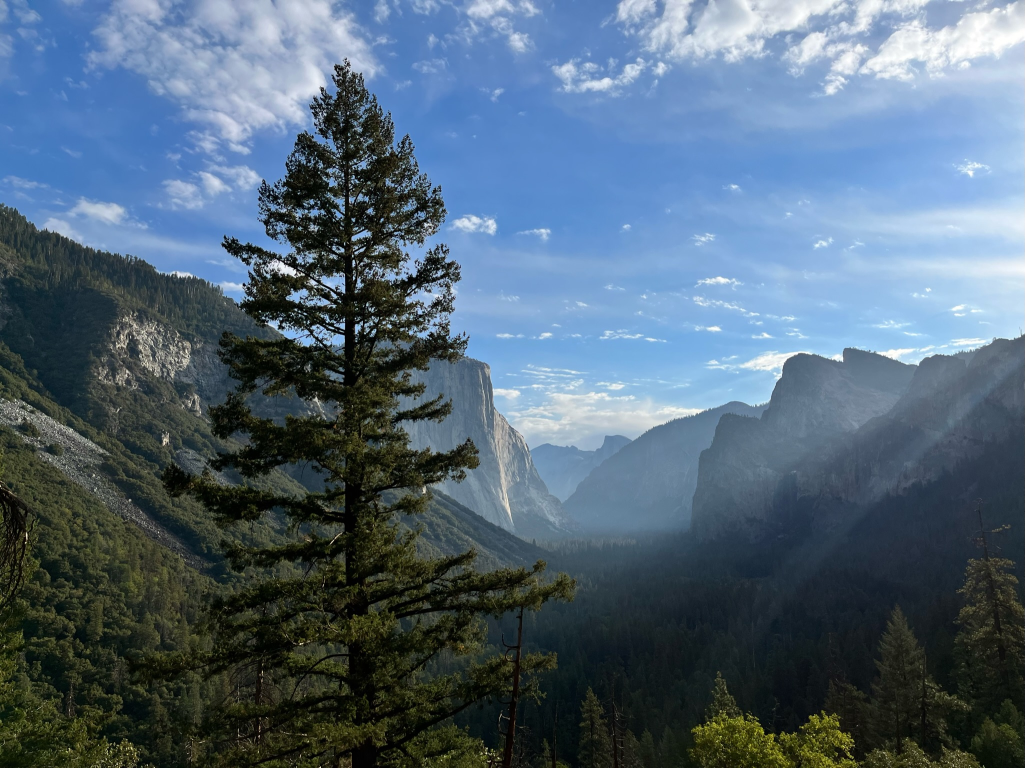
#> input picture Exploration_05/human_segmentation/images/background1.jpg, 2049 x 1536 px (shown at 1/2 size)
$ jupyter execute --allow-errors 10-1.project.ipynb
#> lines starting #> are read from the running program, lines starting #| are printed output that depends on the picture
[cell 1]
from importlib.metadata import version
import cv2
import pixellib
import urllib
import numpy as np
from pixellib.semantic import semantic_segmentation
from matplotlib import pyplot as plt

# 1. Upload images and Set data

[cell 2]
background_list = []
selfie_list = []
bird_list = []
background_path_list = []
selfie_path_list = []

background1_img_path = 'human_segmentation/images/background1.jpg'
background2_img_path = 'human_segmentation/images/background2.jpeg'
background_path_list.append(background1_img_path)
background_path_list.append(background2_img_path)

selfie1_img_path = 'human_segmentation/images/me1.jpeg'
selfie2_img_path = 'human_segmentation/images/me2.jpeg'
selfie3_img_path = 'human_segmentation/images/me3.jpeg'
selfie4_img_path = 'human_segmentation/images/me4.jpeg'
selfie5_img_path = 'human_segmentation/images/me5.jpeg'
selfie6_img_path = 'human_segmentation/images/me6.jpeg'
selfie7_img_path = 'human_segmentation/images/me7.jpeg'
selfie_path_list.append(selfie1_img_path)
selfie_path_list.append(selfie2_img_path)
selfie_path_list.append(selfie3_img_path)
selfie_path_list.append(selfie4_img_path)
selfie_path_list.append(selfie5_img_path)
selfie_path_list.append(selfie6_img_path)
selfie_path_list.append(selfie7_img_path)

bird_img_path = 'human_segmentation/images/bird.jpg'
background_path_list.append(bird_img_path)


background_list.append(cv2.imread(background1_img_path))
background_list.append(cv2.imread(background2_img_path))
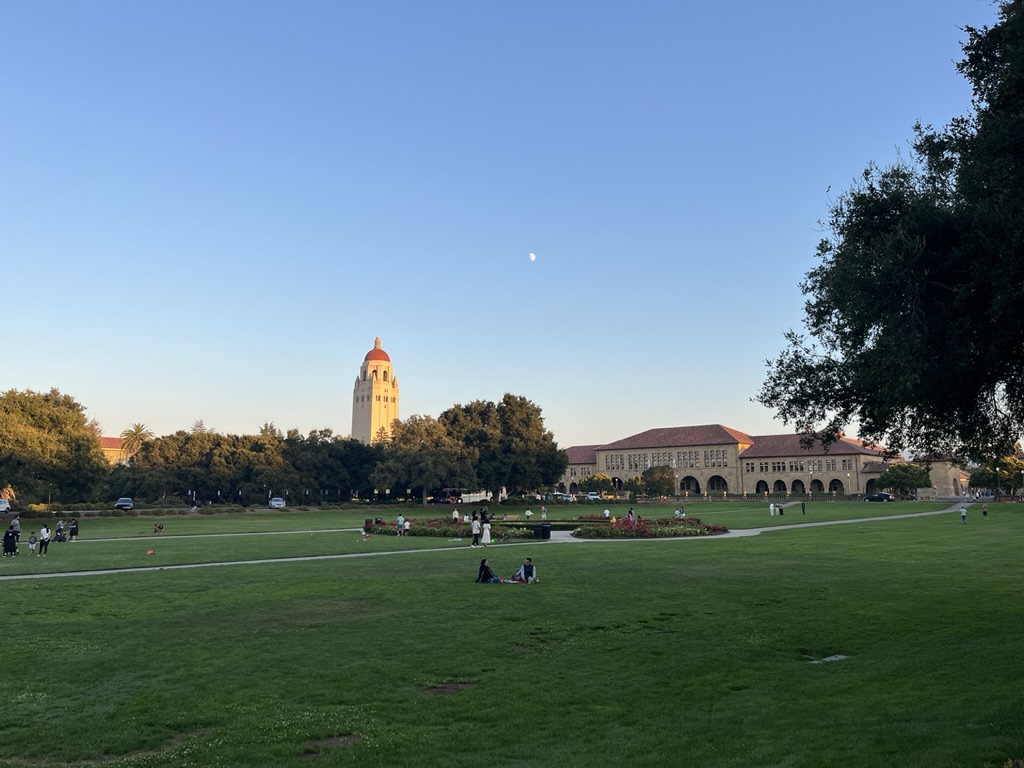
#> input picture Exploration_05/human_segmentation/images/background2.jpeg, 1024 x 768 px

selfie_list.append(cv2.imread(selfie1_img_path))
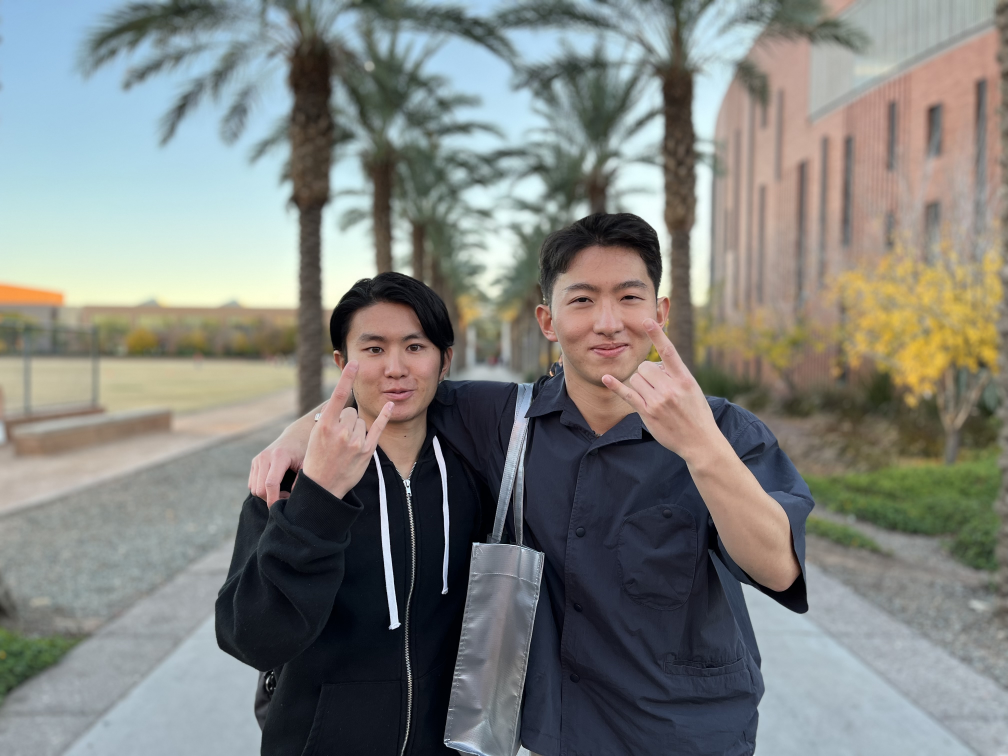
#> input picture Exploration_05/human_segmentation/images/me1.jpeg, 4032 x 3024 px (shown at 1/4 size)
selfie_list.append(cv2.imread(selfie2_img_path))
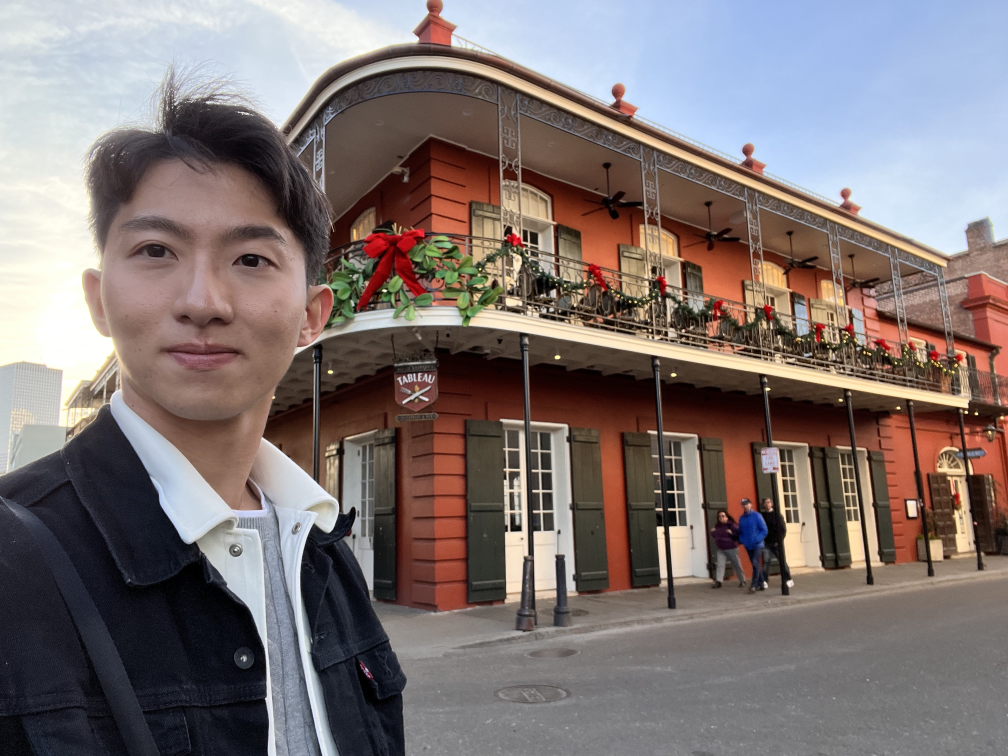
#> input picture Exploration_05/human_segmentation/images/me2.jpeg, 4032 x 3024 px (shown at 1/4 size)
selfie_list.append(cv2.imread(bird_img_path))

# 2. Upload model

[cell 3]
# Upload model
model_file = 'human_segmentation/modelsdeeplabv3_xception_tf_dim_ordering_tf_kernels.h5'

model_url = 'https://github.com/ayoolaolafenwa/PixelLib/releases/download/1.1/deeplabv3_xception_tf_dim_ordering_tf_kernels.h5'

urllib.request.urlretrieve(model_url, model_file)
#> (this line was passed over: the network is not available in this run)

#> (the rest of this cell did not finish here and is left out)

[cell 4]
# Save pascalvoc labes
LABEL_NAMES = [
    'background', 'aeroplane', 'bicycle', 'bird', 'boat', 'bottle', 'bus',
    'car', 'cat', 'chair', 'cow', 'diningtable', 'dog', 'horse', 'motorbike',
    'person', 'pottedplant', 'sheep', 'sofa', 'train', 'tv'
]
print("Number of labels: ",len(LABEL_NAMES))

[cell 5]
# Set Colormap
colormap = np.zeros((256, 3), dtype = int)
ind = np.arange(256, dtype=int)

for shift in reversed(range(8)):
    for channel in range(3):
        colormap[:, channel] |= ((ind >> channel) & 1) << shift
    ind >>= 3

print("The Color map of the human on the above image :", colormap[15])
print("The Color map of the bird on the above image :", colormap[3])

# 3. Create functions

## 3-1. Single Image function list
    - devide_image2Segments
    - check_segementsList
    - create_human_seg_mask
    - create_bird_seg_mask
    - make_humanimage_background_blur

[cell 6]
def devide_image2Segments (img_path):
    segvalues, output = model.segmentAsPascalvoc(img_path)
    return segvalues, output

def check_segementsList(img_path):
    segvalues, output = devide_image2Segments(img_path)
    print("The list of segment on the image")
    for class_id in segvalues['class_ids']:
        print("  -",LABEL_NAMES[class_id])

# [11 lines left out: functions create_human_seg_mask, create_bird_seg_mask, not called in this run]

def make_humanimage_background_blur (img_path):
    segvalues, output = devide_image2Segments(img_path)
    is_human_detect = False
    for class_id in segvalues['class_ids']:
        if class_id == 15:
            is_human_detect = True  # Corrected capitalization
            break

    if not is_human_detect:
        print("No human detected")
        return None

    mask = create_human_seg_mask(output)
    img_show = cv2.imread(img_path)
    img_blur = cv2.blur(img_show, (100,100))
    mask_color = cv2.cvtColor(mask, cv2.COLOR_GRAY2BGR)

    img_bg_mask = cv2.bitwise_not(mask_color)
    img_bg_blur = cv2.bitwise_and(img_blur, img_bg_mask)
    img_concat = np.where(mask_color==255, img_show, img_bg_blur)

    return img_concat

# [22 lines left out: function make_birdimage_background_blur, not called in this run]

## 3-2. Apply functions

[cell 7]
selfie1_path = selfie_path_list[0]
selfie2_path = selfie_path_list[1]
#> (the rest of this cell did not finish here and is left out)

#> (a cell that did not finish here is left out)

#> (a cell that did not finish here is left out)

## 3-3. Chromakey related function list
    - modify_mask_size
    - create_chromarkey_for_bird
    - create_chromarkey_for_human

[cell 10]
# [7 lines left out: function modify_mask_size, not called in this run]

def create_chromarkey_for_bird (background_img_path, seg_image_path):
    segvalues, output = devide_image2Segments(seg_image_path)
    is_bird_detect = False
    for class_id in segvalues['class_ids']:
        if class_id == 3:
            is_bird_detect = True  # Corrected capitalization
            break

    if not is_bird_detect:
        print("No bird detected")
        return None

    bg_img = cv2.imread(background_img_path)
    seg_img = cv2.imread(seg_image_path)
    mask = create_bird_seg_mask(output)
    mask_color = modify_mask_size(bg_img, cv2.cvtColor(mask, cv2.COLOR_GRAY2BGR))


    # Make part for mask at background
    bg_img = np.where(mask_color==255, mask_color, bg_img)

    # Make mask-part colorful
    seg_img = modify_mask_size(bg_img, seg_img)
    img_seg_mask = cv2.bitwise_and(seg_img, mask_color)

    img_concat = np.where(bg_img==255, img_seg_mask, bg_img)

    return img_concat

def create_chromarkey_for_human (background_img_path, seg_image_path):
    segvalues, output = devide_image2Segments(seg_image_path)
    is_human_detect = False
    for class_id in segvalues['class_ids']:
        if class_id == 15:
            is_human_detect = True  # Corrected capitalization
            break

    if not is_human_detect:
        print("No human an detected")
        return None

    bg_img = cv2.imread(background_img_path)
    seg_img = cv2.imread(seg_image_path)
    mask = create_human_seg_mask(output)
    mask_color = modify_mask_size(bg_img, cv2.cvtColor(mask, cv2.COLOR_GRAY2BGR))


    # Make part for mask at background
    bg_img = np.where(mask_color==255, mask_color, bg_img)

    # Make mask-part colorful
    seg_img = modify_mask_size(bg_img, seg_img)
    img_seg_mask = cv2.bitwise_and(seg_img, mask_color)
    img_concat = np.where(bg_img==255, img_seg_mask, bg_img)

    return img_concat

#> (a cell that did not finish here is left out)

# 3-3. Why are the below images being rotated?

[cell 12]
selfie2_img_path = 'human_segmentation/images/me2.jpeg'
selfie3_img_path = 'human_segmentation/images/me3.jpeg'

plt.imshow(cv2.imread(selfie2_img_path))
plt.show()
#> (the rest of this cell did not finish here and is left out)

## 3-4. Let's check the EXIF meta data
- What is Meta data?
EXIF (Exchangeable Image File Format) metadata is a standardized format for storing metadata in image files, especially in JPEG and TIFF files created by digital cameras and other image-capturing devices.

- Check the rotation attribute on the EXIF
1 = Horizontal (normal)
2 = Mirror horizontal
3 = Rotate 180
4 = Mirror vertical
5 = Mirror horizontal and rotate 270 CW
6 = Rotate 90 CW
7 = Mirror horizontal and rotate 90 CW
8 = Rotate 270 CW

[cell 13]
from PIL import Image
from PIL import ExifTags
import piexif
img = Image.open(selfie2_img_path)
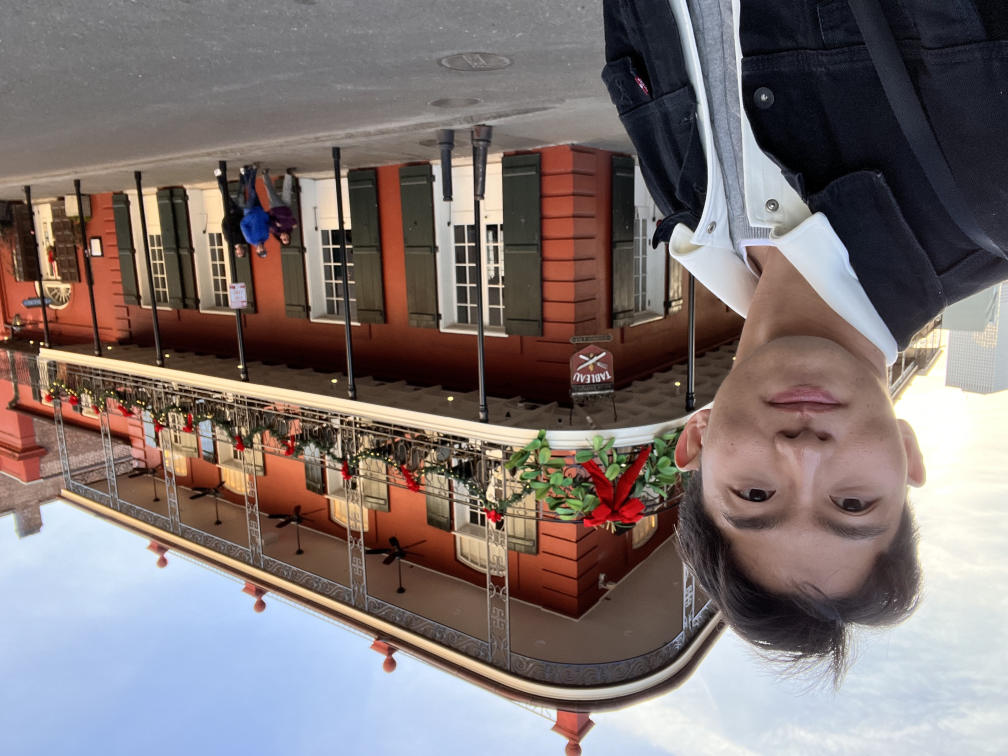
#> img: PIL image 4032x3024 RGB (shown at 1/4 size); mean R, G, B 126.6, 115.4, 114.1

#> (the rest of this cell did not finish here and is left out)

## 3-5. Let's rotate it based on EXIF data

[cell 14]
# [11 lines left out: function check_rotation_attribute, not called in this run]

def get_rotation_attribute ():
    temp_list = []
    for path in selfie_path_list:
        img = Image.open(path)

        if "exif" in img.info:
            exif_dict = piexif.load(img.info["exif"])

            if piexif.ImageIFD.Orientation in exif_dict["0th"]:
                orientation = exif_dict["0th"].pop(piexif.ImageIFD.Orientation)
                exif_bytes = piexif.dump(exif_dict)
                temp_list.append(str(orientation))
    return temp_list

#> (the rest of this cell did not finish here and is left out)

#> (a cell that did not finish here is left out)

[cell 16]
def devide_image2Segments (img_path):
    orientation = 1

    img = Image.open(img_path)

    if "exif" in img.info:
        exif_dict = piexif.load(img.info["exif"])

        if piexif.ImageIFD.Orientation in exif_dict["0th"]:
            orientation = exif_dict["0th"].pop(piexif.ImageIFD.Orientation)
            exif_bytes = piexif.dump(exif_dict)
            orientation = str(orientation)
    segvalues, output = model.segmentAsPascalvoc(img_path)

    if orientation != 1:
        if orientation == '3':
            output = np.rot90(output, 2)
        elif orientation == '6':
            output = np.rot90(output, -1)

    return segvalues, output

#> (a cell that did not finish here is left out)

#> (a cell that did not finish here is left out)
